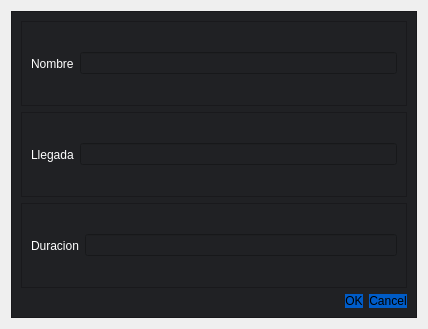
<?xml version="1.0" encoding="UTF-8"?>
<ui version="4.0">
 <class>Dialog</class>
 <widget class="QDialog" name="Dialog">
  <property name="geometry">
   <rect>
    <x>0</x>
    <y>0</y>
    <width>428</width>
    <height>329</height>
   </rect>
  </property>
  <property name="windowTitle">
   <string>Creacion de procesos</string>
  </property>
  <layout class="QVBoxLayout" name="verticalLayout">
   <item>
    <widget class="QFrame" name="frame">
     <property name="styleSheet">
      <string notr="true">background-color: rgb(32, 33, 36);</string>
     </property>
     <property name="frameShape">
      <enum>QFrame::StyledPanel</enum>
     </property>
     <property name="frameShadow">
      <enum>QFrame::Raised</enum>
     </property>
     <layout class="QVBoxLayout" name="verticalLayout_2">
      <item>
       <widget class="QFrame" name="frame_2">
        <property name="frameShape">
         <enum>QFrame::StyledPanel</enum>
        </property>
        <property name="frameShadow">
         <enum>QFrame::Raised</enum>
        </property>
        <layout class="QHBoxLayout" name="horizontalLayout">
         <item>
          <widget class="QLabel" name="label">
           <property name="styleSheet">
            <string notr="true">font: 75 14pt &quot;Tahoma, sans-serif&quot;;
color: rgb(255, 255, 255);</string>
           </property>
           <property name="text">
            <string>Nombre</string>
           </property>
          </widget>
         </item>
         <item>
          <widget class="QLineEdit" name="nombreProceso">
           <property name="styleSheet">
            <string notr="true">font: 75 14pt &quot;Tahoma, sans-serif&quot;;
color: rgb(255, 255, 255);</string>
           </property>
           <property name="text">
            <string/>
           </property>
          </widget>
         </item>
        </layout>
       </widget>
      </item>
      <item>
       <widget class="QFrame" name="frame_3">
        <property name="frameShape">
         <enum>QFrame::StyledPanel</enum>
        </property>
        <property name="frameShadow">
         <enum>QFrame::Raised</enum>
        </property>
        <layout class="QHBoxLayout" name="horizontalLayout_2">
         <item>
          <widget class="QLabel" name="label_2">
           <property name="styleSheet">
            <string notr="true">font: 75 14pt &quot;Tahoma, sans-serif&quot;;
color: rgb(255, 255, 255);</string>
           </property>
           <property name="text">
            <string>Llegada</string>
           </property>
          </widget>
         </item>
         <item>
          <widget class="QLineEdit" name="llegadaProceso">
           <property name="styleSheet">
            <string notr="true">font: 75 14pt &quot;Tahoma, sans-serif&quot;;
color: rgb(255, 255, 255);</string>
           </property>
          </widget>
         </item>
        </layout>
       </widget>
      </item>
      <item>
       <widget class="QFrame" name="frame_4">
        <property name="frameShape">
         <enum>QFrame::StyledPanel</enum>
        </property>
        <property name="frameShadow">
         <enum>QFrame::Raised</enum>
        </property>
        <layout class="QHBoxLayout" name="horizontalLayout_3">
         <item>
          <widget class="QLabel" name="label_3">
           <property name="styleSheet">
            <string notr="true">font: 75 14pt &quot;Tahoma, sans-serif&quot;;
color: rgb(255, 255, 255);</string>
           </property>
           <property name="text">
            <string>Duracion</string>
           </property>
          </widget>
         </item>
         <item>
          <widget class="QLineEdit" name="tiempoProceso">
           <property name="styleSheet">
            <string notr="true">font: 75 14pt &quot;Tahoma, sans-serif&quot;;
color: rgb(255, 255, 255);</string>
           </property>
          </widget>
         </item>
        </layout>
       </widget>
      </item>
      <item>
       <widget class="QDialogButtonBox" name="buttonBox">
        <property name="minimumSize">
         <size>
          <width>200</width>
          <height>0</height>
         </size>
        </property>
        <property name="styleSheet">
         <string notr="true">background-color: rgb(0, 92, 200);
border-radius: 10px;
font: 75 14pt &quot;Tahoma, sans-serif&quot;;</string>
        </property>
        <property name="orientation">
         <enum>Qt::Horizontal</enum>
        </property>
        <property name="standardButtons">
         <set>QDialogButtonBox::Cancel|QDialogButtonBox::Ok</set>
        </property>
       </widget>
      </item>
     </layout>
    </widget>
   </item>
  </layout>
 </widget>
 <resources/>
 <connections>
  <connection>
   <sender>buttonBox</sender>
   <signal>accepted()</signal>
   <receiver>Dialog</receiver>
   <slot>accept()</slot>
   <hints>
    <hint type="sourcelabel">
     <x>248</x>
     <y>254</y>
    </hint>
    <hint type="destinationlabel">
     <x>157</x>
     <y>274</y>
    </hint>
   </hints>
  </connection>
  <connection>
   <sender>buttonBox</sender>
   <signal>rejected()</signal>
   <receiver>Dialog</receiver>
   <slot>reject()</slot>
   <hints>
    <hint type="sourcelabel">
     <x>316</x>
     <y>260</y>
    </hint>
    <hint type="destinationlabel">
     <x>286</x>
     <y>274</y>
    </hint>
   </hints>
  </connection>
 </connections>
</ui>
